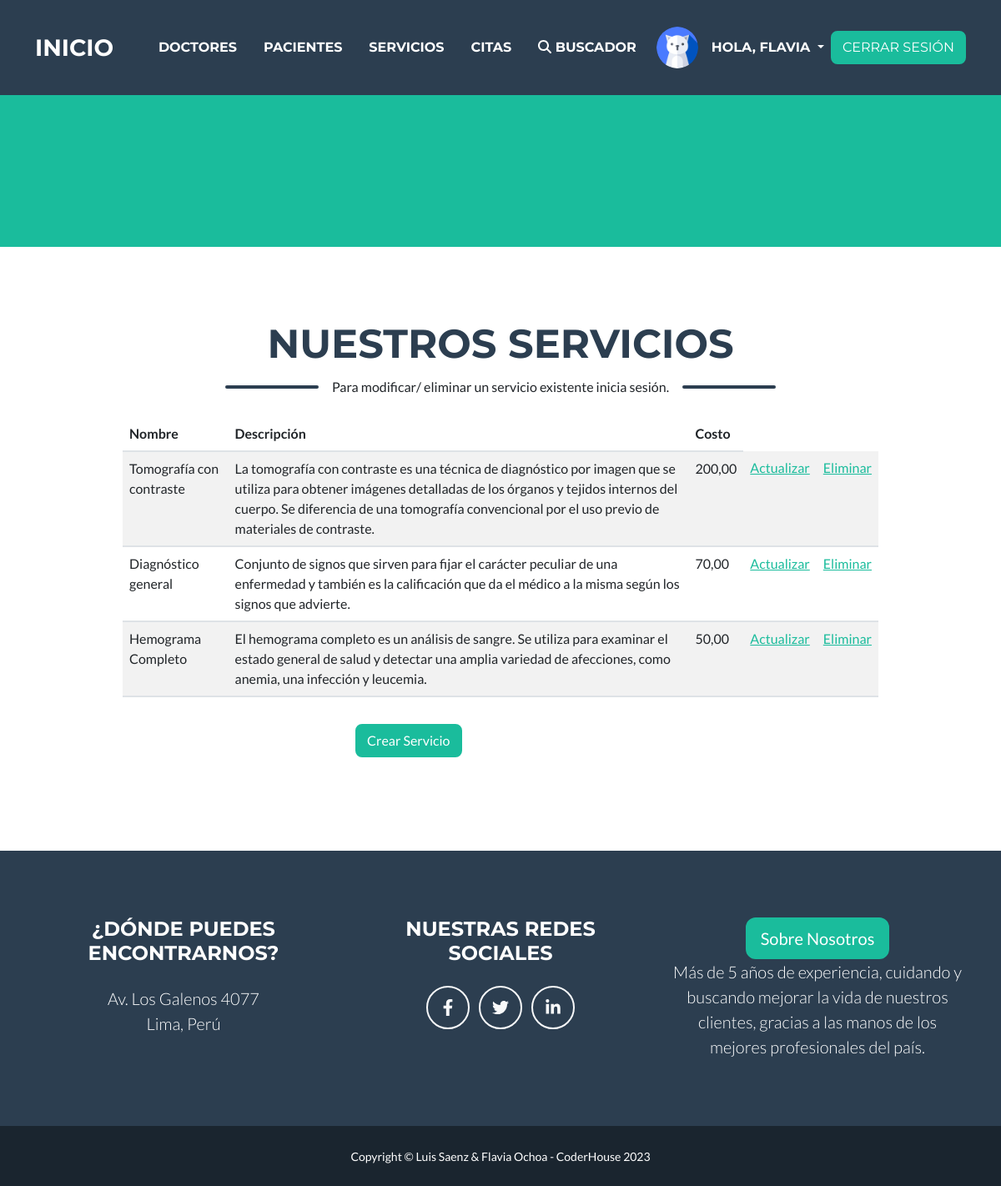
/AppSalud/ver_servicios/ (signed in), run on the app's committed database.
### AppSalud/models.py (models this page shows, shortened)
class Avatar(models.Model):
    usuario = models.ForeignKey(User, on_delete=models.CASCADE)
    imagen = models.ImageField(upload_to="avatares", null=True, blank=True)

class ServicioMedico(models.Model):
    nombre = models.CharField(max_length=100)
    descripcion = models.TextField()
    costo = models.DecimalField(max_digits=10, decimal_places=2)

### AppSalud/views.py (the view)
# urls.py: path('ver_servicios/', ver_servicios, name='ver_servicios'),
def ver_servicios(request):
    todos_servicio = ServicioMedico.objects.all() #obtener todos los servicios que existen
    return render(request, "servicios/ver_servicios.html", {"total":todos_servicio})

### AppSalud/templates/servicios/ver_servicios.html (shortened to what this page needs)
 {% extends "padre.html" %}
{% block titulo %}
NUESTROS SERVICIOS
{% endblock %}
 {% block subtitulo %}
 Para modificar/ eliminar un servicio existente inicia sesión.
 {% endblock %}
 {% block parrafo %}
 <div class="container">
     <div class="row justify-content-center">
         <div class="col-md-10">
             <table class="table table-striped table-hover">
                 <thead class="thead-dark">
                     <tr>
                         <th scope="col">Nombre</th>
                         <th scope="col">Descripción</th>
                         <th scope="col">Costo</th>
                     </tr>
                 </thead>
                 <tbody>
                     {% for valor in total %}
                     <tr>
                         <td>{{ valor.nombre }}</td>
                         <td>{{ valor.descripcion }}</td>
                         <td>{{ valor.costo }}</td>
                         {% if user.is_authenticated %}
                          <td> <a href="{% url 'editar servicio' valor.id %}">Actualizar</a> </td>
                          <td> <a href="{% url 'borrar servicio' valor.id %}">Eliminar </a> </td>
                          {% endif %}
                     </tr>
                     {% empty %}
                     <tr>
                         <td colspan="4" class="text-center">No hay servicios disponibles.</td>
                     </tr>
                     {% endfor %}
                 </tbody>
             </table>
         </div>
     </div>
     <div class="row justify-content-center mt-3">
         <div class="col-md-4">
             <a class="btn btn-primary btn-block" href="{% url 'newserv' %}">Crear Servicio</a>
         </div>
     </div>
 </div>
 {% endblock %}

### AppSalud/templates/padre.html (shortened to what this page needs)
<!DOCTYPE html>
<html lang="en">
    <head>
        {% load static %}
        <link href="{% static 'AppSalud/css/styles.css' %}" rel="stylesheet" />
        <link rel="stylesheet" href="https://cdnjs.cloudflare.com/ajax/libs/font-awesome/5.15.4/css/all.min.css" />
    </head>
    <body id="page-top">
        <nav class="navbar navbar-expand-lg bg-secondary text-uppercase fixed-top" id="mainNav">
            <div class="container">
                <a class="navbar-brand" href="{% url 'Home' %}">Inicio</a>
                <div class="collapse navbar-collapse" id="navbarResponsive">
                    <ul class="navbar-nav ms-auto d-flex justify-content-between align-items-center">
                        <li class="nav-item"><a class="nav-link py-3 px-0 px-lg-3 rounded" href="{% url 'ver_doctores' %}">Doctores</a></li>
                        <li class="nav-item"><a class="nav-link py-3 px-0 px-lg-3 rounded" href="{% url 'ver_pacientes' %}">Pacientes</a></li>
                        <li class="nav-item"><a class="nav-link py-3 px-0 px-lg-3 rounded" href="{% url 'ver_servicios' %}">Servicios</a></li>
                        <li class="nav-item"><a class="nav-link py-3 px-0 px-lg-3 rounded" href="{% url 'ver_citas' %}">Citas</a></li>
                        <li class="nav-item"><a class="nav-link py-3 px-0 px-lg-3 rounded" href="{% url 'buscarcita' %}"><i class="fas fa-search"></i> Buscador </a></li>
                        {% if user.is_authenticated %}
                            {% if user.avatar_set.last %}
                            <li class="nav-item">
                                <a href="{% url 'newavatar' %}" class="nav-link">
                                    <img src="{{user.avatar_set.last.imagen.url}}" width="50px" height="50px" alt="Foto del avatar del usuario activo." class="img-fluid rounded-circle">
                                </a>
                            </li>
                            {% else %}
                            <li class="nav-item">
                                <a href="{% url 'newavatar' %}" class="nav-link">
                                    <img src="{% static 'AppSalud/assets/img/portfolio/default.png' %}" width="50px" height="50px" alt="Foto del avatar del usuario activo." class="img-fluid rounded-circle">
                                </a>
                            </li>
                            {% endif %}
                        <li class="nav-item">
                            <div class="dropdown">
                                <a class="nav-link dropdown-toggle" href="#" role="button" id="dropdownMenuLink" data-bs-toggle="dropdown" aria-expanded="false">
                                    Hola, {{ user.first_name }}
                                </a>
                            </div>
                        </li>
                        <li class="nav-item">
                            <a href="{% url 'Logout' %}" class="btn btn-primary">
                                <span>Cerrar Sesión</span>
                            </a>
                        </li>
                        {% endif %}
                    </ul>
                </div>
            </div>
        </nav>
        <header class="masthead bg-primary text-white text-center">
        </header>
        <section class="page-section portfolio" id="portfolio">
            <div class="container">
        <h2 class="page-section-heading text-center text-uppercase text-secondary mb-0">
            {% block titulo %}
            {% endblock %}
        </h2>
        <div class="divider-custom">
            <div class="divider-custom-line"></div>
            <div class="divider-custom-text">
                {% block subtitulo %}
                {% endblock %}
            </div>
            <div class="divider-custom-line"></div>
        </div>
            <p>
            {% block parrafo %}
            {% endblock %}
            </p>
        </section>
        <footer class="footer text-center">
            <div class="container">
                <div class="row">
                    <div class="col-lg-4 mb-5 mb-lg-0">
                        <h4 class="text-uppercase mb-4">¿Dónde puedes encontrarnos?</h4>
                        <p class="lead mb-0">
                            Av. Los Galenos 4077
                            <br />
                            Lima, Perú
                        </p>
                    </div>
                    <div class="col-lg-4 mb-5 mb-lg-0">
                        <h4 class="text-uppercase mb-4">Nuestras Redes Sociales</h4>
                        <a class="btn btn-outline-light btn-social mx-1" href="https://es-la.facebook.com/" target="_blank"><i class="fab fa-fw fa-facebook-f"></i></a>
                        <a class="btn btn-outline-light btn-social mx-1" href="https://twitter.com/" target="_blank"><i class="fab fa-fw fa-twitter"></i></a>
                        <a class="btn btn-outline-light btn-social mx-1" href="https://www.linkedin.com/" target="_blank"><i class="fab fa-fw fa-linkedin-in"></i></a>
                    </div>
                    <div class="col-lg-4">
                        <a href="{% url 'aboutus' %}" class="btn btn-primary btn-lg">Sobre Nosotros</a>
                        <p class="lead mb-0">
                            Más de 5 años de experiencia, cuidando y buscando mejorar la vida de nuestros clientes, gracias a las manos de los mejores profesionales del país.
                        </p>
                    </div>
                </div>
            </div>
        </footer>
        <div class="copyright py-4 text-center text-white">
            <div class="container"><small>Copyright &copy; Luis Saenz & Flavia Ochoa - CoderHouse 2023</small></div>
        </div>
    </body>
</html>

### data on the page
ServicioMedico: nombre "Tomografía con contraste", descripcion "La tomografía con contraste es una técnica de diagnóstico por imagen que se utiliza para obtener imágenes detalladas de los órganos y tejidos internos del cuerpo. Se diferencia de una tomografía convencional por el uso previo de materiales de contraste.", costo "200,00"
ServicioMedico: nombre "Diagnóstico general", descripcion "Conjunto de signos que sirven para fijar el carácter peculiar de una enfermedad y también es la calificación que da el médico a la misma según los signos que advierte.", costo "70,00"
ServicioMedico: nombre "Hemograma Completo", descripcion "El hemograma completo es un análisis de sangre. Se utiliza para examinar el estado general de salud y detectar una amplia variedad de afecciones, como anemia, una infección y leucemia.", costo "50,00"

### other printed values
{{ user.first_name }} "FLAVIA"
